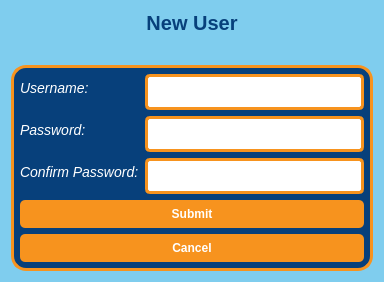
<?xml version="1.0" encoding="UTF-8"?>
<ui version="4.0">
 <class>SignUpDialog</class>
 <widget class="QDialog" name="SignUpDialog">
  <property name="geometry">
   <rect>
    <x>0</x>
    <y>0</y>
    <width>384</width>
    <height>282</height>
   </rect>
  </property>
  <property name="windowTitle">
   <string>Dialog</string>
  </property>
  <property name="styleSheet">
   <string notr="true">#SignUpDialog {
	background-color: #7fcdee;
}

QLabel {
	color: #07407b;
}

#mainWidget QLabel {
	color: #ffffff;
	font-size: 14px;
	font-style: italic;
}

QLineEdit {
	border: 2.5px solid #f7931e;
	border-radius: 5px;
	padding: 7px 20px;
}

QComboBox {
	border: 2.5px solid #f7931e;
	border-radius: 5px;
	padding: 7px 20px;
}

QPushButton {
	color: #ffffff;
	font-weight: bold;
	background-color: #f7931e;
	border-radius: 5px;
	padding: 7px 20px;
}

QPushButton::hover {
	color:  #f7931e;
	font-weight: bold;
	background-color: #ffffff;
}

#newUserLabel {
	color: #07407b;
	font-weight: bold;
	font-size: 20px;
}

#mainWidget {
	background-color: #07407b;
	border: 2.5px solid #f7931e;
	border-radius: 15px;
}</string>
  </property>
  <layout class="QVBoxLayout" name="verticalLayout_2">
   <item>
    <widget class="QLabel" name="newUserLabel">
     <property name="text">
      <string>New User</string>
     </property>
     <property name="alignment">
      <set>Qt::AlignCenter</set>
     </property>
    </widget>
   </item>
   <item alignment="Qt::AlignHCenter">
    <widget class="QLabel" name="errorLabel">
     <property name="text">
      <string/>
     </property>
    </widget>
   </item>
   <item>
    <widget class="QWidget" name="mainWidget" native="true">
     <layout class="QVBoxLayout" name="verticalLayout">
      <item>
       <layout class="QFormLayout" name="formLayout">
        <item row="0" column="0">
         <widget class="QLabel" name="usernameLabel">
          <property name="text">
           <string>Username:</string>
          </property>
         </widget>
        </item>
        <item row="0" column="1">
         <widget class="QLineEdit" name="usernameLineEdit"/>
        </item>
        <item row="1" column="0">
         <widget class="QLabel" name="passwordLabel">
          <property name="text">
           <string>Password:</string>
          </property>
         </widget>
        </item>
        <item row="1" column="1">
         <widget class="QLineEdit" name="passwordLineEdit">
          <property name="echoMode">
           <enum>QLineEdit::Password</enum>
          </property>
         </widget>
        </item>
        <item row="2" column="0">
         <widget class="QLabel" name="confirmLabel">
          <property name="text">
           <string>Confirm Password:</string>
          </property>
         </widget>
        </item>
        <item row="2" column="1">
         <widget class="QLineEdit" name="confirmLineEdit">
          <property name="echoMode">
           <enum>QLineEdit::Password</enum>
          </property>
         </widget>
        </item>
       </layout>
      </item>
      <item>
       <widget class="QPushButton" name="submit">
        <property name="text">
         <string>Submit</string>
        </property>
       </widget>
      </item>
      <item>
       <widget class="QPushButton" name="cancel">
        <property name="text">
         <string>Cancel</string>
        </property>
       </widget>
      </item>
     </layout>
    </widget>
   </item>
  </layout>
 </widget>
 <resources/>
 <connections/>
</ui>
